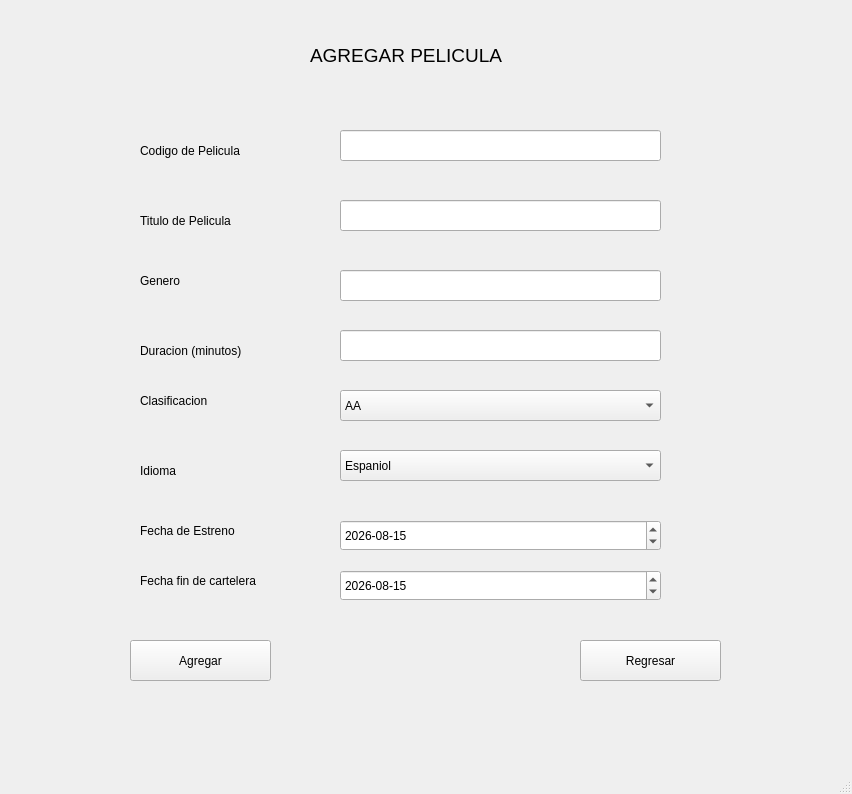
<?xml version="1.0" encoding="UTF-8"?>
<ui version="4.0">
 <class>CrearPeli</class>
 <widget class="QMainWindow" name="CrearPeli">
  <property name="geometry">
   <rect>
    <x>0</x>
    <y>0</y>
    <width>852</width>
    <height>794</height>
   </rect>
  </property>
  <property name="windowTitle">
   <string>MainWindow</string>
  </property>
  <widget class="QWidget" name="centralwidget">
   <widget class="QDateEdit" name="fechaEstreno">
    <property name="geometry">
     <rect>
      <x>340</x>
      <y>520</y>
      <width>321</width>
      <height>31</height>
     </rect>
    </property>
    <property name="displayFormat">
     <string>yyyy-MM-dd</string>
    </property>
    <property name="timeSpec">
     <enum>Qt::TimeSpec::LocalTime</enum>
    </property>
    <property name="date">
     <date>
      <year>2026</year>
      <month>8</month>
      <day>15</day>
     </date>
    </property>
   </widget>
   <widget class="QLineEdit" name="textoTitulo">
    <property name="geometry">
     <rect>
      <x>340</x>
      <y>200</y>
      <width>321</width>
      <height>31</height>
     </rect>
    </property>
    <property name="text">
     <string/>
    </property>
   </widget>
   <widget class="QLabel" name="label_7">
    <property name="geometry">
     <rect>
      <x>140</x>
      <y>520</y>
      <width>201</width>
      <height>21</height>
     </rect>
    </property>
    <property name="text">
     <string>Fecha de Estreno</string>
    </property>
   </widget>
   <widget class="QLabel" name="label_5">
    <property name="geometry">
     <rect>
      <x>140</x>
      <y>390</y>
      <width>201</width>
      <height>21</height>
     </rect>
    </property>
    <property name="text">
     <string>Clasificacion</string>
    </property>
   </widget>
   <widget class="QComboBox" name="comboBoxClasificacion">
    <property name="geometry">
     <rect>
      <x>340</x>
      <y>390</y>
      <width>321</width>
      <height>31</height>
     </rect>
    </property>
    <item>
     <property name="text">
      <string>AA</string>
     </property>
    </item>
    <item>
     <property name="text">
      <string>A</string>
     </property>
    </item>
    <item>
     <property name="text">
      <string>B</string>
     </property>
    </item>
    <item>
     <property name="text">
      <string>B15</string>
     </property>
    </item>
    <item>
     <property name="text">
      <string>C</string>
     </property>
    </item>
    <item>
     <property name="text">
      <string>D</string>
     </property>
    </item>
   </widget>
   <widget class="QDateEdit" name="fechaFin">
    <property name="geometry">
     <rect>
      <x>340</x>
      <y>570</y>
      <width>321</width>
      <height>31</height>
     </rect>
    </property>
    <property name="displayFormat">
     <string>yyyy-MM-dd</string>
    </property>
    <property name="timeSpec">
     <enum>Qt::TimeSpec::LocalTime</enum>
    </property>
    <property name="date">
     <date>
      <year>2026</year>
      <month>8</month>
      <day>15</day>
     </date>
    </property>
   </widget>
   <widget class="QLineEdit" name="textoGenero">
    <property name="geometry">
     <rect>
      <x>340</x>
      <y>270</y>
      <width>321</width>
      <height>31</height>
     </rect>
    </property>
    <property name="text">
     <string/>
    </property>
   </widget>
   <widget class="QLineEdit" name="textoCodigo">
    <property name="geometry">
     <rect>
      <x>340</x>
      <y>130</y>
      <width>321</width>
      <height>31</height>
     </rect>
    </property>
    <property name="text">
     <string/>
    </property>
   </widget>
   <widget class="QLabel" name="label_6">
    <property name="geometry">
     <rect>
      <x>140</x>
      <y>460</y>
      <width>201</width>
      <height>21</height>
     </rect>
    </property>
    <property name="text">
     <string>Idioma</string>
    </property>
   </widget>
   <widget class="QLabel" name="label_3">
    <property name="geometry">
     <rect>
      <x>140</x>
      <y>210</y>
      <width>161</width>
      <height>21</height>
     </rect>
    </property>
    <property name="text">
     <string>Titulo de Pelicula</string>
    </property>
   </widget>
   <widget class="QComboBox" name="comboBoxIdioma">
    <property name="geometry">
     <rect>
      <x>340</x>
      <y>450</y>
      <width>321</width>
      <height>31</height>
     </rect>
    </property>
    <item>
     <property name="text">
      <string>Espaniol</string>
     </property>
    </item>
    <item>
     <property name="text">
      <string>Ingles</string>
     </property>
    </item>
    <item>
     <property name="text">
      <string>Subtitulada</string>
     </property>
    </item>
    <item>
     <property name="text">
      <string>Doblada</string>
     </property>
    </item>
   </widget>
   <widget class="QLabel" name="label">
    <property name="geometry">
     <rect>
      <x>310</x>
      <y>30</y>
      <width>231</width>
      <height>51</height>
     </rect>
    </property>
    <property name="font">
     <font>
      <pointsize>14</pointsize>
     </font>
    </property>
    <property name="text">
     <string>AGREGAR PELICULA</string>
    </property>
   </widget>
   <widget class="QLabel" name="label_2">
    <property name="geometry">
     <rect>
      <x>140</x>
      <y>140</y>
      <width>161</width>
      <height>21</height>
     </rect>
    </property>
    <property name="text">
     <string>Codigo de Pelicula</string>
    </property>
   </widget>
   <widget class="QLabel" name="label_4">
    <property name="geometry">
     <rect>
      <x>140</x>
      <y>270</y>
      <width>201</width>
      <height>21</height>
     </rect>
    </property>
    <property name="text">
     <string>Genero </string>
    </property>
   </widget>
   <widget class="QPushButton" name="botonAgregarPeli">
    <property name="geometry">
     <rect>
      <x>130</x>
      <y>640</y>
      <width>141</width>
      <height>41</height>
     </rect>
    </property>
    <property name="text">
     <string>Agregar</string>
    </property>
   </widget>
   <widget class="QPushButton" name="botonRegresar">
    <property name="geometry">
     <rect>
      <x>580</x>
      <y>640</y>
      <width>141</width>
      <height>41</height>
     </rect>
    </property>
    <property name="text">
     <string>Regresar</string>
    </property>
   </widget>
   <widget class="QLabel" name="label_8">
    <property name="geometry">
     <rect>
      <x>140</x>
      <y>570</y>
      <width>201</width>
      <height>21</height>
     </rect>
    </property>
    <property name="text">
     <string>Fecha fin de cartelera</string>
    </property>
   </widget>
   <widget class="QLabel" name="label_9">
    <property name="geometry">
     <rect>
      <x>140</x>
      <y>340</y>
      <width>201</width>
      <height>21</height>
     </rect>
    </property>
    <property name="text">
     <string>Duracion (minutos)</string>
    </property>
   </widget>
   <widget class="QLineEdit" name="textoDuracion">
    <property name="geometry">
     <rect>
      <x>340</x>
      <y>330</y>
      <width>321</width>
      <height>31</height>
     </rect>
    </property>
    <property name="text">
     <string/>
    </property>
   </widget>
  </widget>
  <widget class="QMenuBar" name="menubar">
   <property name="geometry">
    <rect>
     <x>0</x>
     <y>0</y>
     <width>852</width>
     <height>25</height>
    </rect>
   </property>
  </widget>
  <widget class="QStatusBar" name="statusbar"/>
 </widget>
 <resources/>
 <connections/>
</ui>
